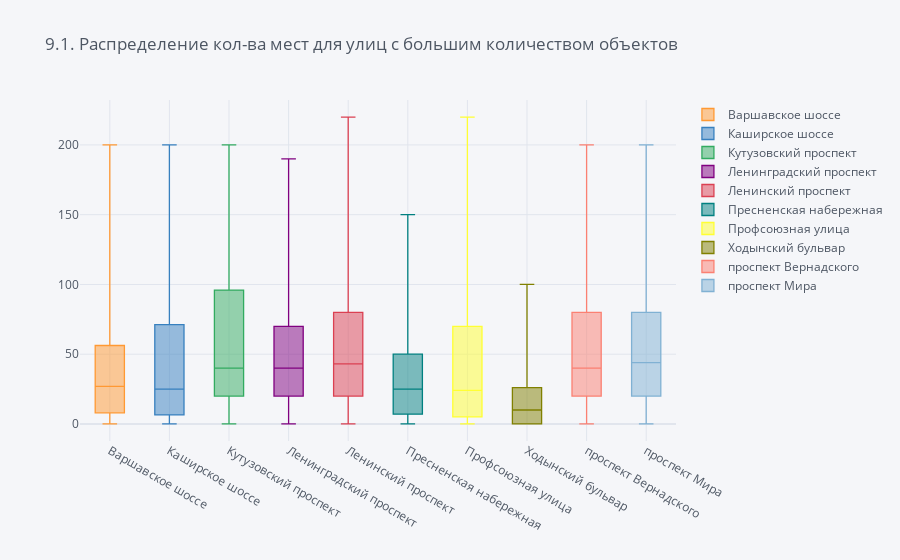

This figure's notebook cell:
### Markdown cell above
#### 9. Посмотрите на распределение количества посадочных мест для улиц с большим количеством объектов общественного питания. Какие закономерности можно выявить?

### Code cell
rest_top10_table = pd.merge(rest,rest_top10, on= 'street')
rest_top10_pivot = rest_top10_table.pivot_table(index = 'name_x', columns = 'street', values = 'seats')
rest_top10_pivot.iplot(kind='box', title='9.1. Распределение кол-ва мест для улиц с большим количеством объектов')

### Figure 1 — Plotly figure (JSON) as saved in the notebook; plotly's stock layout.template omitted (floating-point values rounded to 4 significant figures; data arrays with more than 128 entries replaced by an {"elided": "..."} marker saying what was removed)
{"data": [{"boxpoints": false, "line": {"width": 1.3}, "marker": {"color": "rgba(255, 153, 51, 1.0)"}, "name": "Варшавское шоссе", "orientation": "v", "type": "box", "y": {"elided": "1184 float values"}}, {"boxpoints": false, "line": {"width": 1.3}, "marker": {"color": "rgba(55, 128, 191, 1.0)"}, "name": "Каширское шоссе", "orientation": "v", "type": "box", "y": {"elided": "1184 float values"}}, {"boxpoints": false, "line": {"width": 1.3}, "marker": {"color": "rgba(50, 171, 96, 1.0)"}, "name": "Кутузовский проспект", "orientation": "v", "type": "box", "y": {"elided": "1184 float values"}}, {"boxpoints": false, "line": {"width": 1.3}, "marker": {"color": "rgba(128, 0, 128, 1.0)"}, "name": "Ленинградский проспект", "orientation": "v", "type": "box", "y": {"elided": "1184 float values"}}, {"boxpoints": false, "line": {"width": 1.3}, "marker": {"color": "rgba(219, 64, 82, 1.0)"}, "name": "Ленинский проспект", "orientation": "v", "type": "box", "y": {"elided": "1184 float values"}}, {"boxpoints": false, "line": {"width": 1.3}, "marker": {"color": "rgba(0, 128, 128, 1.0)"}, "name": "Пресненская набережная", "orientation": "v", "type": "box", "y": {"elided": "1184 float values"}}, {"boxpoints": false, "line": {"width": 1.3}, "marker": {"color": "rgba(255, 255, 51, 1.0)"}, "name": "Профсоюзная улица", "orientation": "v", "type": "box", "y": {"elided": "1184 float values"}}, {"boxpoints": false, "line": {"width": 1.3}, "marker": {"color": "rgba(128, 128, 0, 1.0)"}, "name": "Ходынский бульвар", "orientation": "v", "type": "box", "y": {"elided": "1184 int values"}}, {"boxpoints": false, "line": {"width": 1.3}, "marker": {"color": "rgba(251, 128, 114, 1.0)"}, "name": "проспект Вернадского", "orientation": "v", "type": "box", "y": {"elided": "1184 float values"}}, {"boxpoints": false, "line": {"width": 1.3}, "marker": {"color": "rgba(128, 177, 211, 1.0)"}, "name": "проспект Мира", "orientation": "v", "type": "box", "y": {"elided": "1184 float values"}}], "layout": {"legend": {"bgcolor": "#F5F6F9", "font": {"color": "#4D5663"}}, "paper_bgcolor": "#F5F6F9", "plot_bgcolor": "#F5F6F9", "title": {"font": {"color": "#4D5663"}, "text": "9.1. Распределение кол-ва мест для улиц с большим количеством объектов"}, "xaxis": {"gridcolor": "#E1E5ED", "showgrid": true, "tickfont": {"color": "#4D5663"}, "title": {"font": {"color": "#4D5663"}, "text": ""}, "zerolinecolor": "#E1E5ED"}, "yaxis": {"gridcolor": "#E1E5ED", "showgrid": true, "tickfont": {"color": "#4D5663"}, "title": {"font": {"color": "#4D5663"}, "text": ""}, "zerolinecolor": "#E1E5ED"}}}
